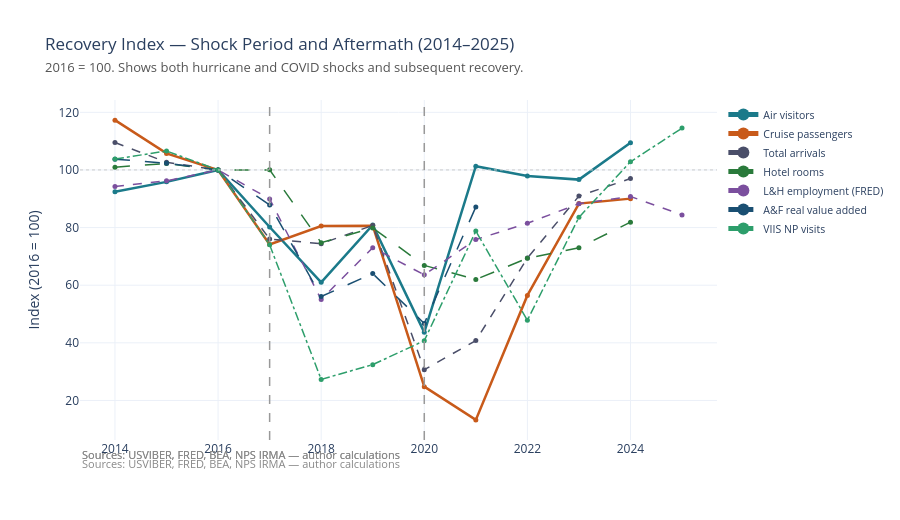

Write notebook code for a chart like this one.
### Markdown cell above
---
## 3. Hurricane Shock and Recovery

### Code cell
# Focused view: 2014–2024
focus = idx_wide.query("2014 <= year <= 2025").copy()

fig = go.Figure()
for name, color, dash, width in series_styles:
    if name not in focus.columns:
        continue
    sub = focus[["year", name]].dropna()
    fig.add_trace(
        go.Scatter(
            x=sub["year"],
            y=sub[name],
            mode="lines+markers",
            name=name,
            line=dict(color=color, dash=dash, width=width),
            marker=dict(size=5),
        )
    )

fig.add_hline(
    y=100,
    line=dict(color="#ccc", width=1, dash="dot"),
    annotation_text="2016 = 100",
    annotation_position="right",
    annotation_font=dict(size=10, color="#999"),
)
for x_val, label in [(2017, "Irma & Maria"), (2020, "COVID-19")]:
    fig.add_vline(
        x=x_val,
        line=dict(color="#999", width=1.5, dash="dash"),
        annotation_text=label,
        annotation_position="top",
        annotation_font=dict(size=10, color="#666"),
    )

fig.update_layout(
    title=dict(
        text="Recovery Index — Shock Period and Aftermath (2014–2025)<br>"
        '<span style="font-size:13px;color:#555">2016 = 100. Shows both hurricane and COVID shocks and subsequent recovery.</span>',
        font=dict(size=17),
    ),
    yaxis_title="Index (2016 = 100)",
    height=520,
    legend=dict(orientation="v", yanchor="top", y=1, xanchor="left", x=1.01),
    margin=dict(r=180),
    annotations=[
        dict(
            xref="paper",
            yref="paper",
            x=0,
            y=-0.07,
            text='<span style="color:#888;font-size:11px">Sources: USVIBER, FRED, BEA, NPS IRMA — author calculations</span>',
            showarrow=False,
            xanchor="left",
        )
    ],
)
fig.show()

### Figure 1 — Plotly figure (JSON) as saved in the notebook; plotly's stock layout.template omitted (floating-point values rounded to 4 significant figures)
{"data": [{"line": {"color": "#1b7a8a", "dash": "solid", "width": 2.5}, "marker": {"size": 5}, "mode": "lines+markers", "name": "Air visitors", "type": "scatter", "x": [2014, 2015, 2016, 2017, 2018, 2019, 2020, 2021, 2022, 2023, 2024], "y": [92.41, 95.87, 100.0, 80.19, 60.98, 80.92, 43.62, 101.3, 97.88, 96.65, 109.5]}, {"line": {"color": "#c85a1a", "dash": "solid", "width": 2.5}, "marker": {"size": 5}, "mode": "lines+markers", "name": "Cruise passengers", "type": "scatter", "x": [2014, 2015, 2016, 2017, 2018, 2019, 2020, 2021, 2022, 2023, 2024], "y": [117.3, 105.7, 100.0, 74.14, 80.53, 80.66, 24.79, 13.25, 56.46, 88.33, 90.04]}, {"line": {"color": "#4a4e69", "dash": "dash", "width": 1.5}, "marker": {"size": 5}, "mode": "lines+markers", "name": "Total arrivals", "type": "scatter", "x": [2014, 2015, 2016, 2017, 2018, 2019, 2020, 2021, 2022, 2023, 2024], "y": [109.5, 102.7, 100.0, 76.03, 74.42, 80.75, 30.68, 40.77, 69.4, 90.92, 97.01]}, {"line": {"color": "#2a7a3b", "dash": "longdash", "width": 1.5}, "marker": {"size": 5}, "mode": "lines+markers", "name": "Hotel rooms", "type": "scatter", "x": [2014, 2015, 2016, 2017, 2018, 2019, 2020, 2021, 2022, 2023, 2024], "y": [101.0, 102.2, 100.0, 100.0, 74.73, 79.86, 66.88, 61.98, 69.36, 73.0, 81.88]}, {"line": {"color": "#7b4f9e", "dash": "dash", "width": 1.5}, "marker": {"size": 5}, "mode": "lines+markers", "name": "L&H employment (FRED)", "type": "scatter", "x": [2014, 2015, 2016, 2017, 2018, 2019, 2020, 2021, 2022, 2023, 2024, 2025], "y": [94.26, 96.21, 100.0, 89.92, 55.04, 73.02, 63.6, 75.84, 81.47, 88.3, 90.79, 84.4]}, {"line": {"color": "#1a4f72", "dash": "longdash", "width": 1.5}, "marker": {"size": 5}, "mode": "lines+markers", "name": "A&F real value added", "type": "scatter", "x": [2014, 2015, 2016, 2017, 2018, 2019, 2020, 2021], "y": [103.7, 102.3, 100.0, 87.85, 56.07, 64.02, 46.73, 87.15]}, {"line": {"color": "#2d9e6b", "dash": "dashdot", "width": 1.5}, "marker": {"size": 5}, "mode": "lines+markers", "name": "VIIS NP visits", "type": "scatter", "x": [2014, 2015, 2016, 2017, 2018, 2019, 2020, 2021, 2022, 2023, 2024, 2025], "y": [103.8, 106.6, 100.0, 74.0, 27.3, 32.43, 40.73, 78.77, 47.83, 83.55, 102.8, 114.5]}], "layout": {"annotations": [{"font": {"color": "#999", "size": 10}, "showarrow": false, "text": "<span style=\"color:#888;font-size:11px\">Sources: USVIBER, FRED, BEA, NPS IRMA — author calculations</span>", "x": 0, "xanchor": "left", "xref": "paper", "y": -0.07, "yanchor": "middle", "yref": "paper"}, {"font": {"color": "#666", "size": 10}, "showarrow": false, "text": "<span style=\"color:#888;font-size:11px\">Sources: USVIBER, FRED, BEA, NPS IRMA — author calculations</span>", "x": 0, "xanchor": "left", "xref": "paper", "y": -0.07, "yanchor": "bottom", "yref": "paper"}, {"font": {"color": "#666", "size": 10}, "showarrow": false, "text": "<span style=\"color:#888;font-size:11px\">Sources: USVIBER, FRED, BEA, NPS IRMA — author calculations</span>", "x": 0, "xanchor": "left", "xref": "paper", "y": -0.07, "yanchor": "bottom", "yref": "paper"}], "height": 520, "legend": {"orientation": "v", "x": 1.01, "xanchor": "left", "y": 1, "yanchor": "top"}, "margin": {"r": 180}, "shapes": [{"line": {"color": "#ccc", "dash": "dot", "width": 1}, "type": "line", "x0": 0, "x1": 1, "xref": "x domain", "y0": 100, "y1": 100, "yref": "y"}, {"line": {"color": "#999", "dash": "dash", "width": 1.5}, "type": "line", "x0": 2017, "x1": 2017, "xref": "x", "y0": 0, "y1": 1, "yref": "y domain"}, {"line": {"color": "#999", "dash": "dash", "width": 1.5}, "type": "line", "x0": 2020, "x1": 2020, "xref": "x", "y0": 0, "y1": 1, "yref": "y domain"}], "title": {"font": {"size": 17}, "text": "Recovery Index — Shock Period and Aftermath (2014–2025)<br><span style=\"font-size:13px;color:#555\">2016 = 100. Shows both hurricane and COVID shocks and subsequent recovery.</span>"}, "yaxis": {"title": {"text": "Index (2016 = 100)"}}}}
